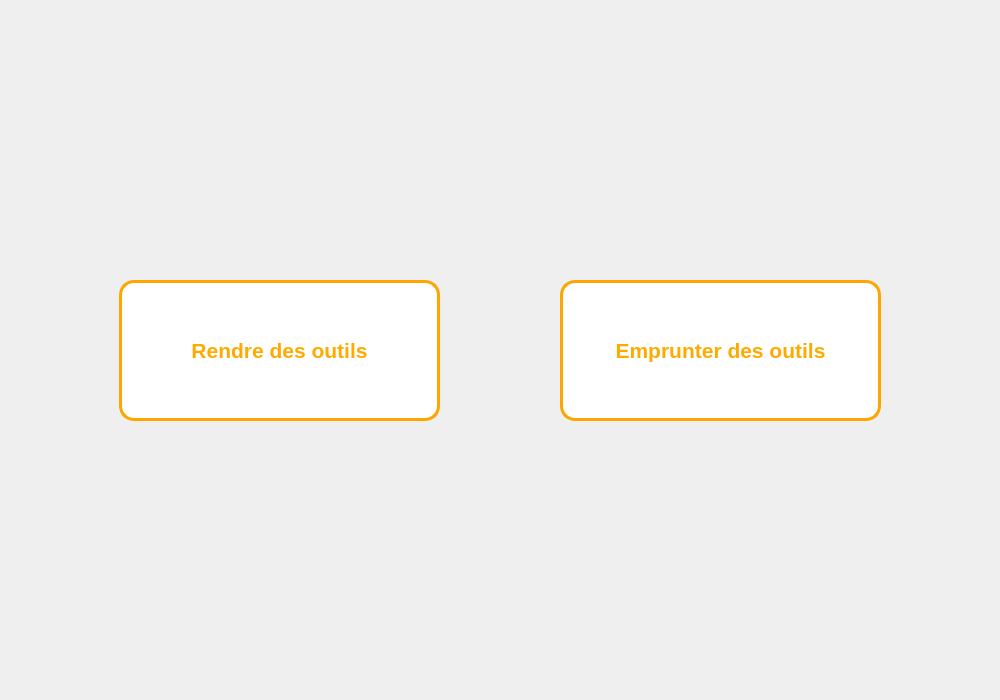
<?xml version="1.0" encoding="UTF-8"?>
<ui version="4.0">
 <class>Form</class>
 <widget class="QWidget" name="Form">
  <property name="geometry">
   <rect>
    <x>0</x>
    <y>0</y>
    <width>1000</width>
    <height>700</height>
   </rect>
  </property>
  <property name="windowTitle">
   <string>Form</string>
  </property>
  <widget class="QPushButton" name="rendreOutils">
   <property name="geometry">
    <rect>
     <x>119</x>
     <y>280</y>
     <width>321</width>
     <height>141</height>
    </rect>
   </property>
   <property name="palette">
    <palette>
     <active>
      <colorrole role="WindowText">
       <brush brushstyle="SolidPattern">
        <color alpha="255">
         <red>255</red>
         <green>170</green>
         <blue>0</blue>
        </color>
       </brush>
      </colorrole>
      <colorrole role="Button">
       <brush brushstyle="SolidPattern">
        <color alpha="255">
         <red>255</red>
         <green>255</green>
         <blue>255</blue>
        </color>
       </brush>
      </colorrole>
      <colorrole role="Text">
       <brush brushstyle="SolidPattern">
        <color alpha="255">
         <red>255</red>
         <green>170</green>
         <blue>0</blue>
        </color>
       </brush>
      </colorrole>
      <colorrole role="ButtonText">
       <brush brushstyle="SolidPattern">
        <color alpha="255">
         <red>255</red>
         <green>170</green>
         <blue>0</blue>
        </color>
       </brush>
      </colorrole>
      <colorrole role="Base">
       <brush brushstyle="SolidPattern">
        <color alpha="255">
         <red>255</red>
         <green>255</green>
         <blue>255</blue>
        </color>
       </brush>
      </colorrole>
      <colorrole role="Window">
       <brush brushstyle="SolidPattern">
        <color alpha="255">
         <red>255</red>
         <green>255</green>
         <blue>255</blue>
        </color>
       </brush>
      </colorrole>
      <colorrole role="PlaceholderText">
       <brush brushstyle="NoBrush">
        <color alpha="128">
         <red>255</red>
         <green>170</green>
         <blue>0</blue>
        </color>
       </brush>
      </colorrole>
     </active>
     <inactive>
      <colorrole role="WindowText">
       <brush brushstyle="SolidPattern">
        <color alpha="255">
         <red>255</red>
         <green>170</green>
         <blue>0</blue>
        </color>
       </brush>
      </colorrole>
      <colorrole role="Button">
       <brush brushstyle="SolidPattern">
        <color alpha="255">
         <red>255</red>
         <green>255</green>
         <blue>255</blue>
        </color>
       </brush>
      </colorrole>
      <colorrole role="Text">
       <brush brushstyle="SolidPattern">
        <color alpha="255">
         <red>255</red>
         <green>170</green>
         <blue>0</blue>
        </color>
       </brush>
      </colorrole>
      <colorrole role="ButtonText">
       <brush brushstyle="SolidPattern">
        <color alpha="255">
         <red>255</red>
         <green>170</green>
         <blue>0</blue>
        </color>
       </brush>
      </colorrole>
      <colorrole role="Base">
       <brush brushstyle="SolidPattern">
        <color alpha="255">
         <red>255</red>
         <green>255</green>
         <blue>255</blue>
        </color>
       </brush>
      </colorrole>
      <colorrole role="Window">
       <brush brushstyle="SolidPattern">
        <color alpha="255">
         <red>255</red>
         <green>255</green>
         <blue>255</blue>
        </color>
       </brush>
      </colorrole>
      <colorrole role="PlaceholderText">
       <brush brushstyle="NoBrush">
        <color alpha="128">
         <red>255</red>
         <green>170</green>
         <blue>0</blue>
        </color>
       </brush>
      </colorrole>
     </inactive>
     <disabled>
      <colorrole role="WindowText">
       <brush brushstyle="SolidPattern">
        <color alpha="255">
         <red>255</red>
         <green>170</green>
         <blue>0</blue>
        </color>
       </brush>
      </colorrole>
      <colorrole role="Button">
       <brush brushstyle="SolidPattern">
        <color alpha="255">
         <red>255</red>
         <green>255</green>
         <blue>255</blue>
        </color>
       </brush>
      </colorrole>
      <colorrole role="Text">
       <brush brushstyle="SolidPattern">
        <color alpha="255">
         <red>255</red>
         <green>170</green>
         <blue>0</blue>
        </color>
       </brush>
      </colorrole>
      <colorrole role="ButtonText">
       <brush brushstyle="SolidPattern">
        <color alpha="255">
         <red>255</red>
         <green>170</green>
         <blue>0</blue>
        </color>
       </brush>
      </colorrole>
      <colorrole role="Base">
       <brush brushstyle="SolidPattern">
        <color alpha="255">
         <red>255</red>
         <green>255</green>
         <blue>255</blue>
        </color>
       </brush>
      </colorrole>
      <colorrole role="Window">
       <brush brushstyle="SolidPattern">
        <color alpha="255">
         <red>255</red>
         <green>255</green>
         <blue>255</blue>
        </color>
       </brush>
      </colorrole>
      <colorrole role="PlaceholderText">
       <brush brushstyle="NoBrush">
        <color alpha="128">
         <red>255</red>
         <green>170</green>
         <blue>0</blue>
        </color>
       </brush>
      </colorrole>
     </disabled>
    </palette>
   </property>
   <property name="font">
    <font>
     <pointsize>16</pointsize>
     <weight>75</weight>
     <bold>true</bold>
    </font>
   </property>
   <property name="styleSheet">
    <string notr="true">border-color: rgb(255, 170, 0);
border:3px solid orange;

border-color:orange;
border-radius: 15px ;
background-color:white;
color: rgb(255, 170, 0);
border-bort</string>
   </property>
   <property name="text">
    <string>Rendre des outils</string>
   </property>
  </widget>
  <widget class="QPushButton" name="rendreOutils_2">
   <property name="geometry">
    <rect>
     <x>560</x>
     <y>280</y>
     <width>321</width>
     <height>141</height>
    </rect>
   </property>
   <property name="palette">
    <palette>
     <active>
      <colorrole role="WindowText">
       <brush brushstyle="SolidPattern">
        <color alpha="255">
         <red>255</red>
         <green>170</green>
         <blue>0</blue>
        </color>
       </brush>
      </colorrole>
      <colorrole role="Button">
       <brush brushstyle="SolidPattern">
        <color alpha="255">
         <red>255</red>
         <green>255</green>
         <blue>255</blue>
        </color>
       </brush>
      </colorrole>
      <colorrole role="Text">
       <brush brushstyle="SolidPattern">
        <color alpha="255">
         <red>255</red>
         <green>170</green>
         <blue>0</blue>
        </color>
       </brush>
      </colorrole>
      <colorrole role="ButtonText">
       <brush brushstyle="SolidPattern">
        <color alpha="255">
         <red>255</red>
         <green>170</green>
         <blue>0</blue>
        </color>
       </brush>
      </colorrole>
      <colorrole role="Base">
       <brush brushstyle="SolidPattern">
        <color alpha="255">
         <red>255</red>
         <green>255</green>
         <blue>255</blue>
        </color>
       </brush>
      </colorrole>
      <colorrole role="Window">
       <brush brushstyle="SolidPattern">
        <color alpha="255">
         <red>255</red>
         <green>255</green>
         <blue>255</blue>
        </color>
       </brush>
      </colorrole>
      <colorrole role="Highlight">
       <brush brushstyle="SolidPattern">
        <color alpha="255">
         <red>255</red>
         <green>170</green>
         <blue>0</blue>
        </color>
       </brush>
      </colorrole>
      <colorrole role="Link">
       <brush brushstyle="SolidPattern">
        <color alpha="255">
         <red>255</red>
         <green>170</green>
         <blue>0</blue>
        </color>
       </brush>
      </colorrole>
      <colorrole role="PlaceholderText">
       <brush brushstyle="SolidPattern">
        <color alpha="128">
         <red>255</red>
         <green>170</green>
         <blue>0</blue>
        </color>
       </brush>
      </colorrole>
     </active>
     <inactive>
      <colorrole role="WindowText">
       <brush brushstyle="SolidPattern">
        <color alpha="255">
         <red>255</red>
         <green>170</green>
         <blue>0</blue>
        </color>
       </brush>
      </colorrole>
      <colorrole role="Button">
       <brush brushstyle="SolidPattern">
        <color alpha="255">
         <red>255</red>
         <green>255</green>
         <blue>255</blue>
        </color>
       </brush>
      </colorrole>
      <colorrole role="Text">
       <brush brushstyle="SolidPattern">
        <color alpha="255">
         <red>255</red>
         <green>170</green>
         <blue>0</blue>
        </color>
       </brush>
      </colorrole>
      <colorrole role="ButtonText">
       <brush brushstyle="SolidPattern">
        <color alpha="255">
         <red>255</red>
         <green>170</green>
         <blue>0</blue>
        </color>
       </brush>
      </colorrole>
      <colorrole role="Base">
       <brush brushstyle="SolidPattern">
        <color alpha="255">
         <red>255</red>
         <green>255</green>
         <blue>255</blue>
        </color>
       </brush>
      </colorrole>
      <colorrole role="Window">
       <brush brushstyle="SolidPattern">
        <color alpha="255">
         <red>255</red>
         <green>255</green>
         <blue>255</blue>
        </color>
       </brush>
      </colorrole>
      <colorrole role="Highlight">
       <brush brushstyle="SolidPattern">
        <color alpha="255">
         <red>255</red>
         <green>170</green>
         <blue>0</blue>
        </color>
       </brush>
      </colorrole>
      <colorrole role="Link">
       <brush brushstyle="SolidPattern">
        <color alpha="255">
         <red>255</red>
         <green>170</green>
         <blue>0</blue>
        </color>
       </brush>
      </colorrole>
      <colorrole role="PlaceholderText">
       <brush brushstyle="SolidPattern">
        <color alpha="128">
         <red>255</red>
         <green>170</green>
         <blue>0</blue>
        </color>
       </brush>
      </colorrole>
     </inactive>
     <disabled>
      <colorrole role="WindowText">
       <brush brushstyle="SolidPattern">
        <color alpha="255">
         <red>255</red>
         <green>170</green>
         <blue>0</blue>
        </color>
       </brush>
      </colorrole>
      <colorrole role="Button">
       <brush brushstyle="SolidPattern">
        <color alpha="255">
         <red>255</red>
         <green>255</green>
         <blue>255</blue>
        </color>
       </brush>
      </colorrole>
      <colorrole role="Text">
       <brush brushstyle="SolidPattern">
        <color alpha="255">
         <red>255</red>
         <green>170</green>
         <blue>0</blue>
        </color>
       </brush>
      </colorrole>
      <colorrole role="ButtonText">
       <brush brushstyle="SolidPattern">
        <color alpha="255">
         <red>255</red>
         <green>170</green>
         <blue>0</blue>
        </color>
       </brush>
      </colorrole>
      <colorrole role="Base">
       <brush brushstyle="SolidPattern">
        <color alpha="255">
         <red>255</red>
         <green>255</green>
         <blue>255</blue>
        </color>
       </brush>
      </colorrole>
      <colorrole role="Window">
       <brush brushstyle="SolidPattern">
        <color alpha="255">
         <red>255</red>
         <green>255</green>
         <blue>255</blue>
        </color>
       </brush>
      </colorrole>
      <colorrole role="Highlight">
       <brush brushstyle="SolidPattern">
        <color alpha="255">
         <red>0</red>
         <green>120</green>
         <blue>215</blue>
        </color>
       </brush>
      </colorrole>
      <colorrole role="Link">
       <brush brushstyle="SolidPattern">
        <color alpha="255">
         <red>255</red>
         <green>170</green>
         <blue>0</blue>
        </color>
       </brush>
      </colorrole>
      <colorrole role="PlaceholderText">
       <brush brushstyle="SolidPattern">
        <color alpha="128">
         <red>0</red>
         <green>0</green>
         <blue>0</blue>
        </color>
       </brush>
      </colorrole>
     </disabled>
    </palette>
   </property>
   <property name="font">
    <font>
     <pointsize>16</pointsize>
     <weight>75</weight>
     <bold>true</bold>
    </font>
   </property>
   <property name="autoFillBackground">
    <bool>false</bool>
   </property>
   <property name="styleSheet">
    <string notr="true">border-color: rgb(255, 170, 0);
border:3px solid orange;

border-color:orange;
border-radius: 15px ;
background-color:white;
color: rgb(255, 170, 0);
border-bort</string>
   </property>
   <property name="text">
    <string>Emprunter des outils</string>
   </property>
  </widget>
 </widget>
 <resources/>
 <connections/>
</ui>
